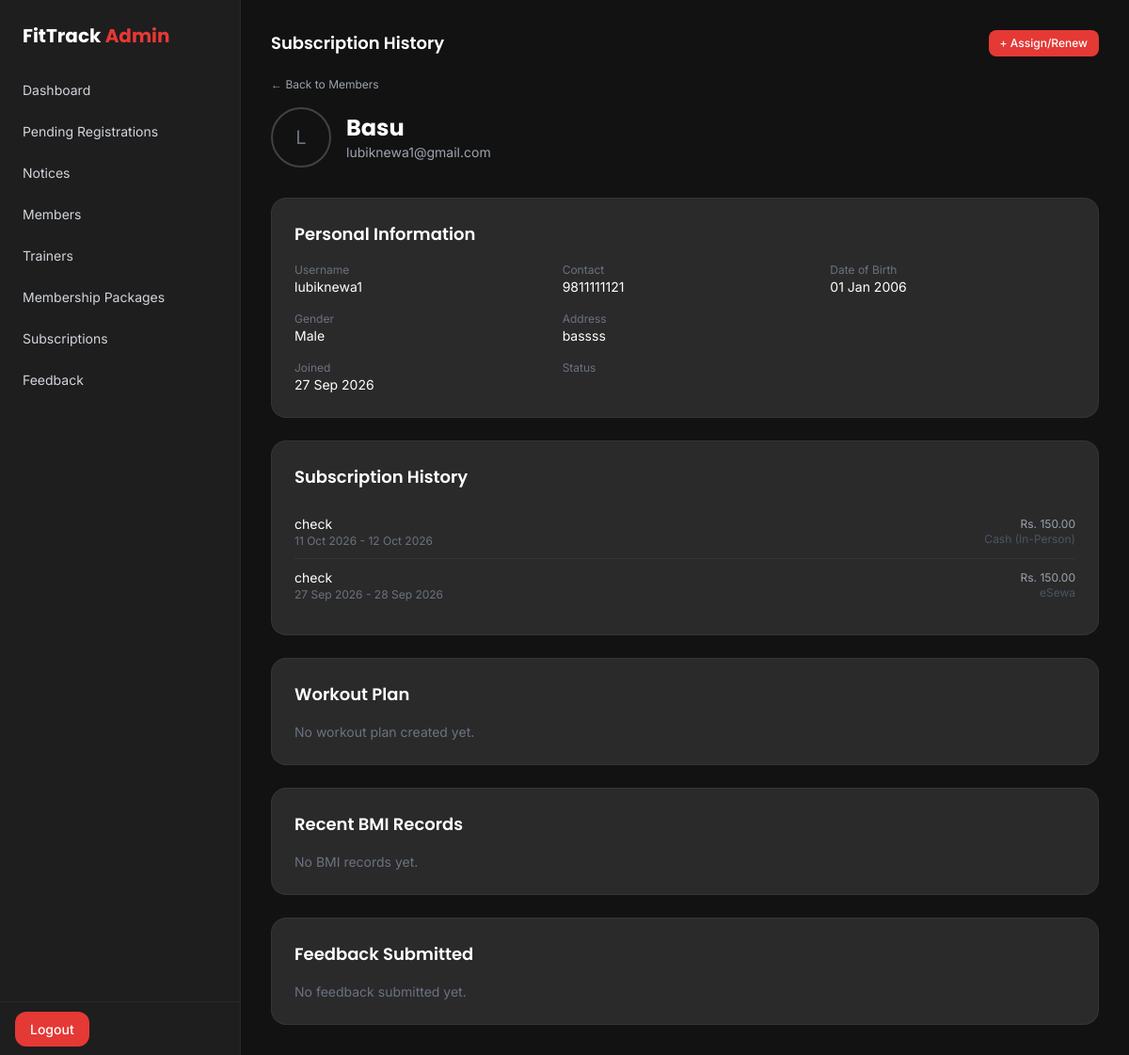
Page /management/members/16/ (signed in) on the committed database.
### app/models.py (models this page shows, shortened)
class Profile(models.Model):
    user = models.OneToOneField(User, on_delete=models.CASCADE)
    profile_picture = models.ImageField(upload_to='profile_pics/', blank=True, null=True)
    name = models.CharField(max_length=150)
    contact = models.CharField(max_length=10, validators=[phone_validator])
    address = models.TextField()
    date_of_birth = models.DateField()
    gender = models.CharField(max_length=10, choices=GENDER_CHOICES)

class Subscription(models.Model):
    PAYMENT_CHOICES = (
        ('cash', 'Cash (In-Person)'),
        ('esewa', 'eSewa'),
    )
    user = models.ForeignKey(settings.AUTH_USER_MODEL, on_delete=models.CASCADE, related_name='subscriptions')
    package = models.ForeignKey(MembershipPackage, on_delete=models.PROTECT)
    start_date = models.DateField(default=timezone.localdate)
    end_date = models.DateField()
    amount_paid = models.DecimalField(max_digits=8, decimal_places=2)
    payment_method = models.CharField(max_length=10, choices=PAYMENT_CHOICES, default='cash')
    transaction_id = models.CharField(max_length=100, blank=True, null=True)
    created_at = models.DateTimeField(auto_now_add=True)
    class Meta:
        ordering = ['-start_date']

class MembershipPackage(models.Model):
    name = models.CharField(max_length=100)
    price = models.DecimalField(max_digits=8, decimal_places=2)
    duration_days = models.PositiveIntegerField(help_text="e.g. 30 for monthly, 365 for yearly")
    description = models.TextField(blank=True)
    is_active = models.BooleanField(default=True, help_text="Uncheck to stop offering this package")
    class Meta:
        ordering = ['price']

### adminpanel/views.py (the view)
# urls.py: path('members/<int:user_id>/', views.admin_member_detail, name='admin_member_detail'),
@staff_required
def admin_member_detail(request, user_id):
    member = get_object_or_404(User, id=user_id, is_staff=False)
    profile = getattr(member, 'profile', None)
    subscriptions = Subscription.objects.filter(user=member).order_by('-start_date')
    feedbacks = Feedback.objects.filter(user=member).order_by('-submitted_at')
    bmi_records = BMIRecord.objects.filter(user=member).order_by('-recorded_at')[:5]
    workout_plan = WorkoutPlan.objects.filter(user=member).first()
    return render(request, 'adminpanel/member_detail.html', {
        'member': member,
        'profile': profile,
        'subscriptions': subscriptions,
        'feedbacks': feedbacks,
        'bmi_records': bmi_records,
        'workout_plan': workout_plan,
    })

### adminpanel/templates/adminpanel/member_detail.html (shortened to what this page needs)
{% extends 'adminpanel/base.html' %}
{% block content %}
<div class="flex items-center justify-between mb-4">
    <h2 class="font-display text-lg font-semibold text-white">Subscription History</h2>
    <a href="{% url 'admin_assign_subscription' member.id %}" class="text-xs bg-primary hover:bg-red-600 text-white font-medium px-3 py-1.5 rounded-lg transition-colors">
        + Assign/Renew
    </a>
</div>
<a href="{% url 'admin_members' %}" class="text-xs text-gray-400 hover:text-primary mb-4 inline-block">← Back to Members</a>
<div class="flex items-center gap-4 mb-8">
    <div class="w-16 h-16 rounded-full bg-dark-bg border-2 border-dark-secondary flex items-center justify-center overflow-hidden">
        {% if profile.profile_picture %}
            <img src="{{ profile.profile_picture.url }}" class="w-full h-full object-cover">
        {% else %}
            <span class="text-gray-500 text-xl">{{ member.username|first|upper }}</span>
        {% endif %}
    </div>
    <div>
        <h1 class="font-display text-2xl font-bold text-white">{{ profile.name|default:member.username }}</h1>
        <p class="text-sm text-gray-400">{{ member.email }}</p>
    </div>
</div>
<div class="bg-dark-card border border-white/5 rounded-2xl p-6 mb-6">
    <h2 class="font-display text-lg font-semibold text-white mb-4">Personal Information</h2>
    <div class="grid grid-cols-2 sm:grid-cols-3 gap-y-4 gap-x-6">
        <div><p class="text-xs text-gray-500">Username</p><p class="text-sm text-white">{{ member.username }}</p></div>
        <div><p class="text-xs text-gray-500">Contact</p><p class="text-sm text-white">{{ profile.contact|default:"—" }}</p></div>
        <div><p class="text-xs text-gray-500">Date of Birth</p><p class="text-sm text-white">{{ profile.date_of_birth|date:"d M Y"|default:"—" }}</p></div>
        <div><p class="text-xs text-gray-500">Gender</p><p class="text-sm text-white">{{ profile.get_gender_display|default:"—" }}</p></div>
        <div class="col-span-2"><p class="text-xs text-gray-500">Address</p><p class="text-sm text-white">{{ profile.address|default:"—" }}</p></div>
        <div><p class="text-xs text-gray-500">Joined</p><p class="text-sm text-white">{{ member.date_joined|date:"d M Y" }}</p></div>
        <div>
    <p class="text-xs text-gray-500">Status</p>
</div>
    </div>
</div>
<div class="bg-dark-card border border-white/5 rounded-2xl p-6 mb-6">
    <h2 class="font-display text-lg font-semibold text-white mb-4">Subscription History</h2>
    {% for sub in subscriptions %}
    <div class="flex items-center justify-between py-2.5 border-b border-white/5 last:border-0">
        <div>
            <p class="text-sm text-white">{{ sub.package.name }}</p>
            <p class="text-xs text-gray-500">{{ sub.start_date|date:"d M Y" }} - {{ sub.end_date|date:"d M Y" }}</p>
        </div>
        <div class="text-right">
            <p class="text-xs text-gray-400">Rs. {{ sub.amount_paid }}</p>
            <p class="text-xs text-gray-600">{{ sub.get_payment_method_display }}</p>
        </div>
    </div>
    {% empty %}
    <p class="text-sm text-gray-500">No subscriptions yet.</p>
    {% endfor %}
</div>
<div class="bg-dark-card border border-white/5 rounded-2xl p-6 mb-6">
    <h2 class="font-display text-lg font-semibold text-white mb-4">Workout Plan</h2>
    {% if workout_plan %}
        <p class="text-sm text-gray-400">{{ workout_plan.days.count }} day(s) planned</p>
    {% else %}
        <p class="text-sm text-gray-500">No workout plan created yet.</p>
    {% endif %}
</div>
<div class="bg-dark-card border border-white/5 rounded-2xl p-6 mb-6">
    <h2 class="font-display text-lg font-semibold text-white mb-4">Recent BMI Records</h2>
    {% for record in bmi_records %}
    <div class="flex items-center justify-between py-2 border-b border-white/5 last:border-0">
        <span class="text-sm text-gray-300">{{ record.recorded_at|date:"d M Y" }}</span>
        <span class="text-sm text-white">{{ record.bmi }} — {{ record.bmi_category }}</span>
    </div>
    {% empty %}
    <p class="text-sm text-gray-500">No BMI records yet.</p>
    {% endfor %}
</div>
<div class="bg-dark-card border border-white/5 rounded-2xl p-6">
    <h2 class="font-display text-lg font-semibold text-white mb-4">Feedback Submitted</h2>
    {% for fb in feedbacks %}
    <div class="py-3 border-b border-white/5 last:border-0">
        <div class="flex items-center justify-between mb-1">
            <p class="text-sm font-medium text-white">{{ fb.subject }}</p>
            <span class="text-xs text-primary">{{ fb.rating }}/5</span>
        </div>
        <p class="text-xs text-gray-400">{{ fb.message }}</p>
    </div>
    {% empty %}
    <p class="text-sm text-gray-500">No feedback submitted yet.</p>
    {% endfor %}
</div>
{% endblock %}

### rows in the picture
Profile: name "Basu", contact "9811111121", date_of_birth "01 Jan 2006", gender "Male", address "bassss"
Subscription: package.name "check", start_date "11 Oct 2026", end_date "12 Oct 2026", amount_paid "150.00", payment_method "Cash (In-Person)"
Subscription: package.name "check", start_date "27 Sep 2026", end_date "28 Sep 2026", amount_paid "150.00", payment_method "eSewa"

### other values in the picture
{{ member.username|first|upper }} "L"
{{ member.email }} "lubiknewa1@gmail.com"
{{ member.username }} "lubiknewa1"
{{ member.date_joined|date:"d M Y" }} "27 Sep 2026"
